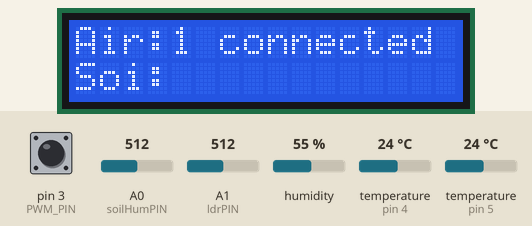
Simulated run of this sketch. Board: Arduino Pro Mini, built with avr-gcc and run on an emulated ATmega328P. On the bench: 16×2 character LCD. The inputs (shaded band) are chosen by the test bench; at power-on: temperature (sensors on pin 4, pin 5) 24 °C, A0 (soilHumPIN) = 512, pin 3 (PWM_PIN) HIGH, A1 (ldrPIN) = 512, humidity 55 %. The modem accepts every AT command (registered, SIM ready, sends succeed) and sends nothing else; what the sketch prints to the serial monitor is not drawn.

Above: at 10.8 s.
10.9 s: temperature (sensor on pin 4) set to 10.4 °C
At 14.4 s:
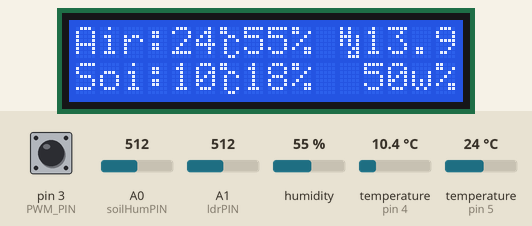
19.9 s: temperature (sensor on pin 4) set to 9.5 °C
At 21.4 s:
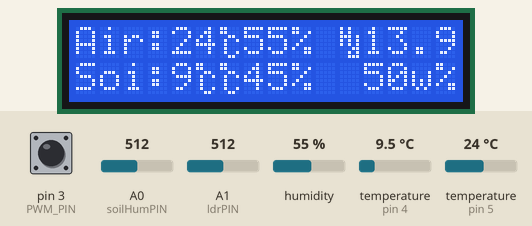
28.9 s: temperature (sensor on pin 5) set to 10.5 °C
At 35.2 s:
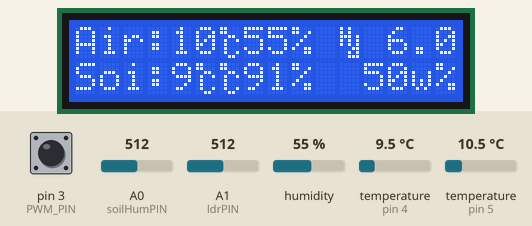
35.6 s: temperature (sensor on pin 5) set to 9.1 °C
At 41.3 s:
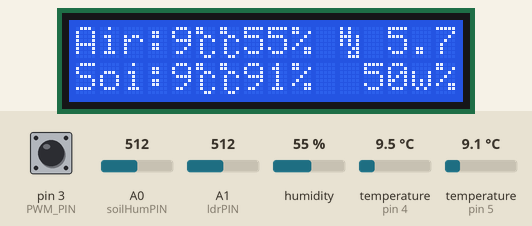
41.6 s: A0 (soilHumPIN) set to 30
At 48.4 s:
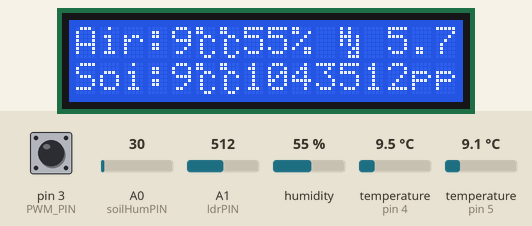
50.6 s: A0 (soilHumPIN) set to 992
At 60.3 s:
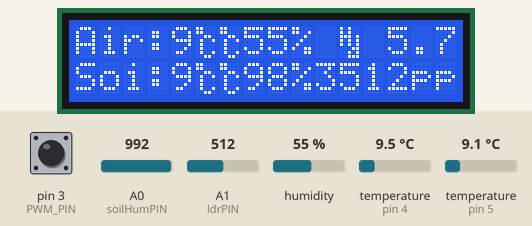
Timing chart, 0 to 60.6 s (numbered marks = the images above; inputs shaded):
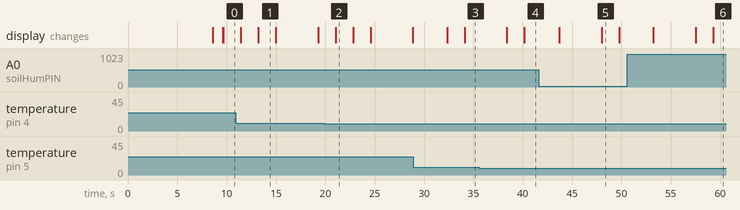

Measured:
- the behaviour switches between 10 and 9.9 °C on temperature (sensor on pin 4) (found by bisection; images 1 and 2)
- the behaviour switches between 10 and 9.9 °C on temperature (sensor on pin 5) (found by bisection; images 3 and 4)
- after the input at 19.9 s, the display: changes after 1.1 s (image 2)
- after the input at 35.6 s, the display: first differs from a run without the input after 4.6 s (image 4)
- after the input at 41.6 s, the display: first changes after 2.1 s (image 5 shows a later state)
- what the display in image 1 shows lasts 1.8 s, from 13.2 s to 15.0 s

The sketch:

TEMP_WiFi.ino
```cpp
/*
    ---------------------------------------------------------------------------------------
    온실 모니터 시스템이다.
    MCU은 arduino pro mini이고 wifi통신은 ESP-01모뎀이다. ESP-01은 AT 커멘드로 입출력한다.
    4동이 다 똑같을 수는 없으므로 한 소스 위에 #define으로 각 동의 특성을 재정의한다.
    사용하다 보니 보정값이 필요한데, 온실 동에 따른 센서의 보정값을 #define 구문에 정의하도록 하자.
    ---------------------------------------------------------------------------------------
*/

#define GH4

#ifdef GH1
    #define WRITEKEY    "TT36OUSUL4MCBWZG"
    #define CORRECTION_AIRTEMP  0
    #define CORRECTION_AIRHUM   -8
    #define CORRECTION_SOILTEMP 1
#endif

#ifdef GH2
    #define WRITEKEY    "SGE75DH6HSE2LRRJ"
    #define CORRECTION_AIRTEMP  -1
    #define CORRECTION_AIRHUM   3
    #define CORRECTION_SOILTEMP 0
#endif

#ifdef GH3
    #define WRITEKEY    "1H0JQ4NC5IP09387"
    #define CORRECTION_AIRTEMP  0
    #define CORRECTION_AIRHUM   0
    #define CORRECTION_SOILTEMP 2
#endif

#ifdef GH4
    #define WRITEKEY    "LSTSCT2AUIMICLQT"
    #define CORRECTION_AIRTEMP  0
    #define CORRECTION_AIRHUM   0
    #define CORRECTION_SOILTEMP 0
#endif

#ifdef GH2_MAC
    #define WRITEKEY    "YCHX03BBCU6KI8MO"
    #define CORRECTION_AIRTEMP  0
    #define CORRECTION_AIRHUM   0
    #define CORRECTION_SOILTEMP 0
#endif
//ESP8266과 Arduino통신을 소프트시리얼로 이루어짐------------------------ESP8266과 Arduino통신
#include <SoftwareSerial.h>
SoftwareSerial ESPSerial(6, 7); //(RX,TX)

//CO2 센서를 위한 코드삽입 MH-Z19B-------------------------------------------------CO2 센서
//MHZ19라이브러리가 너무 광범위하고 난삽하게 작성되어서 기본만 여기에서 구현하도록 한다.
//유저는 PWM을 읽는 함수를 짜거나
//Analog input을 이용하여 유저 함수를 만드는 것이 더욱 유리하다.
/*#include <MHZ19pwmppm.h>
MHZ19 *mhz19_pwm = new MHZ19(CO2_pwmpin);
mhz19_pwm->setAutoCalibration(false);
*/

#define CO2interval 5 //5초만에 새로운 값을 읽도록 한다. 5초 동안은 그대로 이전 값을 유지한다.
#define PWM_PIN 3
//int CO2ppm = 0;     //CO2 센서를 위한 변수
unsigned int CO2pwm=0;

//ESP-01 선언부---------------------------------------------------------------ESP-01 선언부
#define speed8266 9600
#define HARDWARE_RESET 8 //아두이노를 통한 ESP8266리셋 - 하드웨어 와이어링해야 한다. 하지만 2021년 8월 버전은 ESP01소켓으로 인하여 리셋 불가능
#define ssid "FarmMain5G"
#define password "wweerrtt"

// Thingspeak-------------------------------------------------------------------Thingspeak
String statusChWriteKey = WRITEKEY;  // Status Channel id: 846408

// LCD 1602A----------------------------------------------------------------------LCD 1602A
#include <LiquidCrystal.h>
const int rs = 16, en = 9, d4 = 10, d5 =11, d6 =12, d7 = 13;
LiquidCrystal lcd(rs, en, d4, d5, d6, d7);
byte customChar[] = {
  B11000,  B11000,  B00110,  B01001,  B01000,  B01000,  B01001,  B00110
};
byte HD[] = {
  B10100,  B10100,  B11101,  B10101,  B10101,  B00011,  B00101,  B00111
};

//수분부족분 계산
String HD_VPD;

//DHT------------------------------------------------------------------------------------DHT
#include <DHT.h>
#include <stdlib.h>
int pinoDHT = 5;
int tipoDHT =  DHT22;
DHT dht(pinoDHT, tipoDHT);
int airTemp = 0;
int airHum = 0;

// DS18B20----------------------------------------------------------------------------DS18B20
#include <OneWire.h>
#include <DallasTemperature.h>
#define ONE_WIRE_BUS 4 // DS18B20 on pin D4
OneWire oneWire(ONE_WIRE_BUS);
DallasTemperature DS18B20(&oneWire);
int soilTemp = 0;

// LDR (Light)----------------------------------------------------------------------LDR (Light
#define ldrPIN 1      //analog pin 1
int light = 0;
int analight = 0;

// Soil humidity------------------------------------------------------------------Soil humidity
#define soilHumPIN 0  //analog pin 0
int soilHum = 0;
int analHum = 0;

// Variables to be used with Actuators------------------------------------------
boolean pump = 0;
boolean lamp = 0;

int spare = 0; //Field 8
//------------------------------------------------------------------------------

String dataString1;
String dataString2;
String dataString3;

//int state = STATE_IDLE; //프로그램 상태

boolean error;


// Variables to be used with timers----------------------------------------------
unsigned long writeTimingSeconds = 17; // ==> Define Sample time in seconds to send data. ThingSpeak에 보내는 시간정의
unsigned long startWriteTiming = 0;
unsigned long elapsedWriteTime = 0;


//함수 선언부-----------------------------------------------------------------------함수 선언부
boolean sendATcommand(char * command, char * response, int second);
boolean connectWifi(void);
void readSensors(void);
void writeThingSpeak(void);
//void EspHardwareReset(void);
void startThingSpeakCmd(void);
String sendThingSpeakGetCmd(String getStr);
String VPD(float temp, float rh);


//퀘리를 이용한 평균값---------------------------------
//이곳의 위치는 전역변수(global variables)-------------
const int querryCount = 10;
int averagesoilHum[querryCount];

//CO2센서를 CO2interval 단위로 읽기위한 변수 설정----------------
unsigned long lastReadTimingCO2 = 0;
unsigned long elapsedReadingTimeCO2 =0;

//함수 정의부분-----------------------------------------------------------

unsigned int getPpmPWM(int _PIN){
    unsigned long th, tl;
    unsigned int ppm=0;

    th = (pulseIn(_PIN, HIGH,2500000)/1000);
    ppm = 2000*(th-2)/1000;
    return ppm;
}

boolean sendATcommand(char * command, char * response, int second) {
    //최대 대기 시간 설정
    ESPSerial.setTimeout(second*1000);
    //AT명령을 ESP-01모듈로 전달하여 실행
    ESPSerial.println(command);
    Serial.println(command);
    //응답대기
    boolean responseFound = ESPSerial.find(response);
    //최대 대기 시간을 default값인 1초로 재설정
    ESPSerial.setTimeout(1000);

    return responseFound;
}

boolean connectWifi(){
    ESPSerial.setTimeout(10*1000);
    String cmd="AT+CWJAP=\"";
            cmd+=ssid;
            cmd+="\",\"";
            cmd+=password;
            cmd+="\"";
    ESPSerial.println(cmd);
    Serial.println(cmd);

    boolean responseFound = ESPSerial.find("WIFI CONNECTED");
    ESPSerial.setTimeout(1000);

    return responseFound;
}


/********* Read Sensors value *************/

void readSensors(void)
{
    airTemp = dht.readTemperature() + CORRECTION_AIRTEMP;
    airHum = dht.readHumidity()+ CORRECTION_AIRHUM;

    DS18B20.requestTemperatures();
    soilTemp = DS18B20.getTempCByIndex(0) + CORRECTION_SOILTEMP ; // Sensor 0 will capture Soil Temp in Celcius
                                                // 보정값 1.5도
    analight = analogRead(ldrPIN);
    light = map(analight, 0, 1023, 0, 100); //LDRDark:0  ==> dark 100%


    /*
    토양수분을을 비선형으로 하기로 하였으니 아래 선형 코드는 무시
    analHum = analogRead(soilHumPIN);
    soilHum = map(analHum, 660, 300, 0, 100);  //건조할때 660, 물속일때 300
    */

    //토양수분율의 비선형 조사표. 이 결정은 센서버저 1.2 기준으로 작성함
    // analHum == 1000, soilHum=0, ~ analHum == 850, soilHum = 10
    // analHum == 850, soilHum=10, ~analHum == 525, soilHum = 90
    // analHum == 525, soilHum=90, ~analHum == 450, soilHum = 100
    analHum = analogRead(soilHumPIN);
    if(analHum > 850)
        soilHum = map(analHum, 1000, 850, 0, 10);
    else if (analHum > 525)
        soilHum = map(analHum, 850, 525, 10, 90);
    else
        soilHum = map(analHum, 525, 450, 90, 100);


    HD_VPD = VPD((float)airTemp, (float)airHum);
    }


    /********* Connection com TCP com Thingspeak *******/
    void writeThingSpeak(void)
    {
    startThingSpeakCmd();

    // preparacao da string GET
    String getStr = "GET /update?api_key=";
    getStr += statusChWriteKey;
    //  getStr +="&field1=";
    //  getStr += String(pump);
    getStr +="&field2=";
    getStr += String(CO2pwm);
    getStr +="&field3=";
    getStr += String(airTemp);
    getStr +="&field4=";
    getStr += String(airHum);
    getStr +="&field5=";
    getStr += String(soilTemp);
    getStr +="&field6=";
    getStr += String(averagesoilHum[0]); //soilHum대신에 평균값을 넣었음
    getStr +="&field7=";
    getStr += String(light);
    getStr +="&field8=";
    getStr += String(HD_VPD);
    getStr += "\r\n\r\n";

    //debug
    //Serial.print("debug:"); Serial.print(getStr);
    //debug
    sendThingSpeakGetCmd(getStr);
    }

    /********* Reset ESP *************/
    void EspHardwareReset(void)
    {
    Serial.println("ESP-01 HARDWARE Reseting.......");
    digitalWrite(HARDWARE_RESET, LOW);
    delay(500);
    digitalWrite(HARDWARE_RESET, HIGH);
    delay(8000);//읽기 시작에 필요한 시간
    Serial.println("RESET");
    }


    /********* Start communication with ThingSpeak*************/
    void startThingSpeakCmd(void)
    {
    ESPSerial.flush();//쓰기를 시작하기 전에 버퍼를 지웁니다

    String cmd = "AT+CIPSTART=\"TCP\",\"";
    cmd += "184.106.153.149"; // IP api.thingspeak.com
    cmd += "\",80";
    ESPSerial.println(cmd);
    Serial.print("send ==> Start cmd: ");

    Serial.println(cmd);

    if(ESPSerial.find("Error"))
    {
        Serial.println("AT+CIPSTART error");
        return;
    }
}
/********* send a GET cmd to ThingSpeak *************/
String sendThingSpeakGetCmd(String getStr)
{
    String cmd = "AT+CIPSEND=";
    cmd += String(getStr.length());
    //debug
    //  Serial.print("debug:");   Serial.println(getStr);
    //debug
    ESPSerial.println(cmd);
    Serial.print("send ==> lenght cmd: ");
    Serial.println(cmd);

    if(ESPSerial.find(">")){
        ESPSerial.print(getStr);
        Serial.print("send ==> getStr: ");
        Serial.println(getStr);
        delay(500);//이 지연없이 다음 명령에서 사용 중으로 표시됩니다.
        String messageBody = "";
        while (ESPSerial.available())
        {
        String line = ESPSerial.readStringUntil('\n');
        if (line.length() == 1)
        { //actual content starts after empty line (that has length 1)
            messageBody = ESPSerial.readStringUntil('\n');
        }
        }
        Serial.print("MessageBody received: ");
        Serial.println(messageBody);
        return messageBody;
    }
    else
    {
        ESPSerial.println("AT+CIPCLOSE");     // alert user
        Serial.println("ESP8266 CIPSEND ERROR: RESENDING"); //Resend...
        Serial.println(getStr);
        spare = spare + 1;
        error=1;
        return "error";
    }
}
//VPD 수분부족분 계산 온도와 상대습도를 기준으로------------------------------
String VPD(float temp, float rh){
    float es;
    float HD; //humidity deficience
    String sVPD;

    es = 6.11*pow(10,(7.5*temp/(237.3+temp)));
    HD = es*(1-rh/100);
    sVPD=String(HD+0.5,1);

    return sVPD;
}

void setup() {
    pinMode(HARDWARE_RESET,OUTPUT);
    digitalWrite(HARDWARE_RESET, HIGH); //출력핀 풀업저항을 달 필요가 없음

    pinMode(PWM_PIN, INPUT);
    digitalWrite(PWM_PIN, HIGH);

    lcd.begin(16, 2);
    lcd.createChar(0, customChar);
    lcd.createChar(1, HD);

    Serial.begin(115200);
    // 센서 초기화부분-------------------------------------------
    ESPSerial.begin(speed8266); //ESP-01모듈과 UART 시리얼 연결
    DS18B20.begin();
    dht.begin();

    lcd.setCursor(0, 0);
    lcd.print("Resetting ESP01");
    lcd.setCursor(0, 1);
    lcd.print("MH-Z19 warming:");
    //delay(3000);
    lcd.setCursor(7,1);// lcd.print(mhz19_pwm->getStatus()); lcd.print("        ");

    EspHardwareReset(); //Reset do Modulo WiFi
    lcd.clear();
    lcd.setCursor(0, 0);
    lcd.print("**Ready to start...**");
    delay (1000);

    //ESP-01모듈 리셋------------------------------------------------
    while (!sendATcommand("AT+RST", "ready", 4)) {
        Serial.println("**Error during reset ESP-01...**");
        lcd.clear();
        lcd.setCursor(0, 0);
        lcd.print("Error during reset ESP");
  }
  //초기화가 넘어가면
  Serial.println("**ESP-01 has started...");
  lcd.clear();
  lcd.setCursor(0, 0);
  lcd.print("ESP01 has started");

  //소프트AP+스테이션 모드로 설정--------------------------------------
  if(!sendATcommand("AT+CWMODE=3", "OK", 3)){
    Serial.println("**Error in changing mode...");
    while(1);
  }
  else {
    Serial.println("**ESP-01 has been set to mode 3...");
  }

  //AP 접속
  if(!connectWifi()){
    Serial.println("**Error in connecting to AP...");
    while(connectWifi());
  }
  else{
    Serial.println("**ESP-01 has been connected to AP...");
    lcd.clear();
    lcd.setCursor(0,0);
    lcd.print("ESP01 connected to AP...");
  }


/*ESP8266접속후 Blynk 실행-------------------------------------------
//  Blynk.begin(auth, ESPSerial);
//----------------------------------------------------------------- */

    lcd.setCursor(0, 0);
    lcd.print("Air:");
    lcd.setCursor(0, 1);
    lcd.print("Soi:");

    startWriteTiming = millis(); // starting the "program clock"
    lastReadTimingCO2 = millis();
}

void loop(){

    start: //label
    error=0;

    elapsedWriteTime = millis()-startWriteTiming;
    elapsedReadingTimeCO2 = millis()-lastReadTimingCO2;
    readSensors();
    delay(1000); //센서를 읽고 나서 쉬는 시간이 필요하다. 루프 타임동안 읽을 필요는 없다!

    if (elapsedWriteTime > (writeTimingSeconds*1000))
    {

        writeThingSpeak();
        startWriteTiming = millis();
    }
    if (error==1) //Resend if transmission is not completed
    {
        Serial.println(" <<<< ERROR >>>>");
        delay (2000);
        goto start; //go to label "start"
    }

    //CO2 Sensor Reading during CO2interval
    if(elapsedReadingTimeCO2 > (CO2interval*1000)){
        // CO2 센서를 더이상 멤버 함수로 쓰지 않고 외부 함수로 돌려서 쓰도록 함
        // 이유. 아날로그 핀처럼 그냥 pulseIn함수로 유저 프로그램 위에서 쓰는 것이 더 가벼움
        // CO2ppm = mhz19_pwm->getPpmPwm();
        CO2pwm = getPpmPWM(PWM_PIN);
        lastReadTimingCO2=millis();
    }

    while(Serial.available()){
        ESPSerial.write(Serial.read());
    }

    while(ESPSerial.available()){
        Serial.write(ESPSerial.read());
    }

    //soilhumidity의 평균값 계산---------------------------------------------
    for(int i = 0; i < querryCount-1 ; i++){
        averagesoilHum[i] = averagesoilHum[i+1];
    }
    averagesoilHum[querryCount-1] = soilHum;

    for(int i = 1; i < querryCount ; i++) {
        averagesoilHum[0] += averagesoilHum[i];
    }
    averagesoilHum[0] = averagesoilHum[0]/querryCount;
    //---------------------------------------------------------------------


    //---------------------------------------------------------------------
    Serial.print("Air Temp:");  Serial.print(airTemp); Serial.print("\t");
    Serial.print("Air Humi:");  Serial.print(airHum);Serial.print("\t");
    Serial.print("Soil Tem:");  Serial.print(soilTemp);Serial.print("\t");
    Serial.print("Soil Hum:");  Serial.print(soilHum); Serial.print("\t"); Serial.print(analHum);Serial.print("\t");
    Serial.print("Avr SHum:");  Serial.print(averagesoilHum[0]);Serial.print("\t");
    Serial.print("VPD:");       Serial.print(HD_VPD);Serial.print("\t");
    Serial.print("Light:");     Serial.print(light); Serial.print("\t"); Serial.print(analight);Serial.print("\t");
    Serial.print("CO2:");       Serial.print(CO2pwm);
    Serial.println("");


    //print LCD----------------------------------------------------------
    //for airTemp
    lcd.setCursor(4, 0);
    lcd.print(airTemp);   lcd.write(byte(0));
    //for airHum
    if(airHum < 10) {lcd.setCursor(8, 0);} else {lcd.setCursor(7, 0);}
    lcd.print(airHum);    lcd.print("% ");
    //for soilTemp
    lcd.setCursor(4, 1);
    lcd.print(soilTemp);  lcd.write(byte(0));
    //for soilHum
    if(averagesoilHum[0] < 10) {lcd.setCursor(7,1); lcd.print(" "); lcd.setCursor(8,1);} else {lcd.setCursor(7, 1);}
    lcd.print(averagesoilHum[0]);   lcd.print("% ");
    //for VPD
    lcd.setCursor(11,0); lcd.write(byte(1));
    if(HD_VPD.length()>= 4) {lcd.setCursor(12,0);} else {lcd.setCursor(12,0); lcd.print(" "); lcd.setCursor(13,0);}
    lcd.print(HD_VPD);
    //for light and CO2 Alternative
    if((millis()/5000)%2 == 0){
        lcd.setCursor(10,1); lcd.print("  ");
        lcd.setCursor(12,1);
        if(light < 10) {lcd.print(" ");} lcd.print(light); lcd.setCursor(14,1); lcd.print("w%");
    } else{
        lcd.setCursor(10,1);
        lcd.print(CO2pwm); lcd.setCursor(14,1); lcd.print("ppm");
    }
}
//End of Loop()
```
